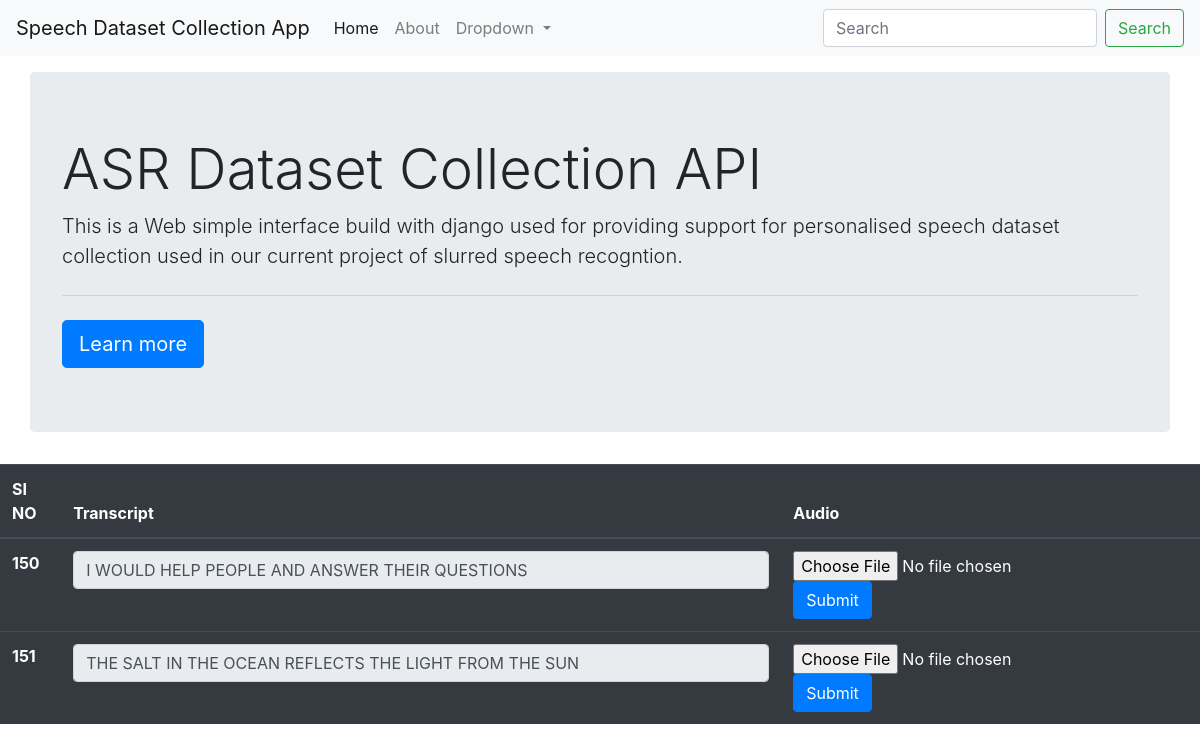
Before: /index/ with the older database file.
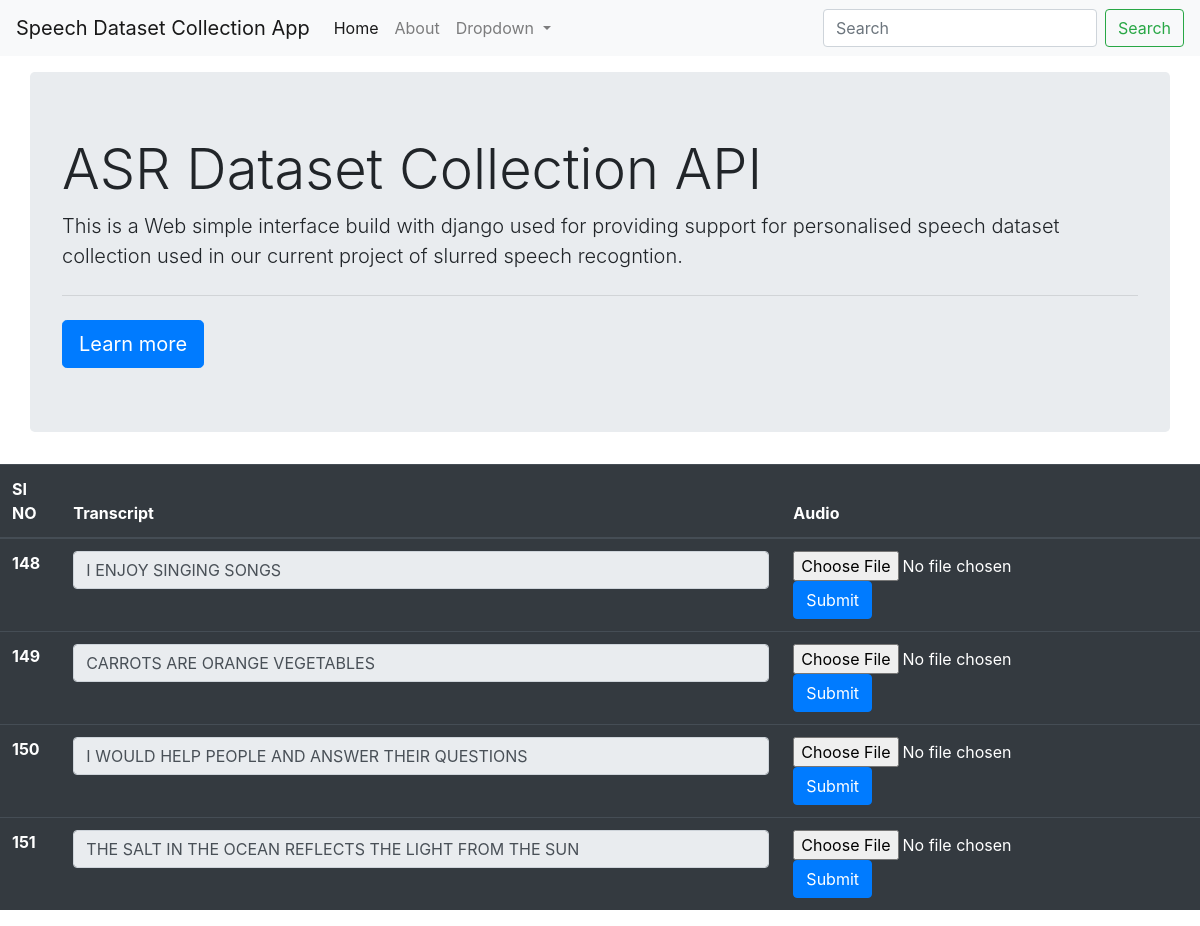
After: the same page with the newer database file.
### app/models.py (models this page shows, shortened)
class Dataset(models.Model):
    audio=models.FileField(blank=True)
    transcript=models.CharField(max_length=500,blank=True,null=True)

### app/views.py (the view, shortened to what this page needs)
# urls.py: path('index/',views.index),
def index(request):
    data_list=Dataset.objects.all()
    context={"data":data_list}
    return render(request,"app/index.html",context=context)

### templates/app/index.html (shortened to what this page needs)
<!DOCTYPE html>
<html>
    <head>
        <link rel="stylesheet" href="https://cdn.jsdelivr.net/npm/bootstrap@4.6.0/dist/css/bootstrap.min.css">
    </head>
    <body>
        <nav class="navbar navbar-expand-lg navbar-light bg-light fixed-top">
            <a class="navbar-brand" href="#">Speech Dataset Collection App</a>
            <div class="collapse navbar-collapse" id="navbarSupportedContent">
              <ul class="navbar-nav mr-auto">
                <li class="nav-item active">
                  <a class="nav-link" href="#">Home <span class="sr-only">(current)</span></a>
                </li>
                <li class="nav-item">
                  <a class="nav-link" href="#">About</a>
                </li>
                <li class="nav-item dropdown">
                  <a class="nav-link dropdown-toggle" href="#" id="navbarDropdown" role="button" data-toggle="dropdown" aria-haspopup="true" aria-expanded="false">
                    Dropdown
                  </a>
                </li>
              </ul>
              <form class="form-inline my-2 my-lg-0">
                <input class="form-control mr-sm-2" type="search" placeholder="Search" aria-label="Search">
                <button class="btn btn-outline-success my-2 my-sm-0" type="submit">Search</button>
              </form>
            </div>
          </nav>
          <br>
          <br>
        <br>
            <div class="container jumbotron">
                <h1 class="display-4">ASR Dataset Collection API </h1>
                <p class="lead">This is a Web  simple interface build with django used for providing support for personalised speech dataset collection used in our current project of slurred speech recogntion.</p>
                <hr class="my-4">
                <a class="btn btn-primary btn-lg" href="#" role="button">Learn more</a>
              </div>
            <table class="table table-dark">
                <thead>
                  <tr>
                    <th scope="col">SI NO</th>
                    <th scope="col">Transcript</th>
                    <th scope="col">Audio</th>
                  </tr>
                </thead>
                <tbody>
                {% for item in data %}
                {% if not item.audio %}
                  <tr>
                    <th scope="row">{{item.id}}</th>
                    <form method="POST" enctype="multipart/form-data">
                      <div class="form-group">
                        <td width="60%"><input class="form-control" type="text" name="transcript"  value="{{item.transcript}}" readonly></td>
                      </div>
                      <div class="form-group">
                        <td><input  type="file" name="audio">
                          <button class="btn btn-primary" type="submit" value="Submit">Submit</button>
                        </td>
                      </div>
                    </form>
                  </tr>
                   {% endif %}
                  {% endfor %}
                </tbody>
              </table>
    </body>
</html>

Changed rows visible on the page:
now on this page (row edited): Dataset: id "148", transcript "I ENJOY SINGING SONGS"
now on this page (row edited): Dataset: id "149", transcript "CARROTS ARE ORANGE VEGETABLES"
